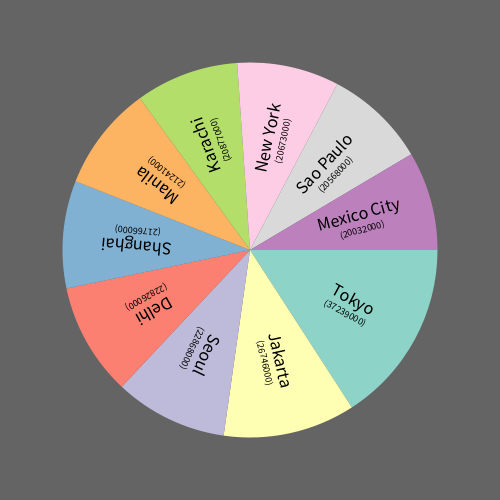
Frame 1 (no input)
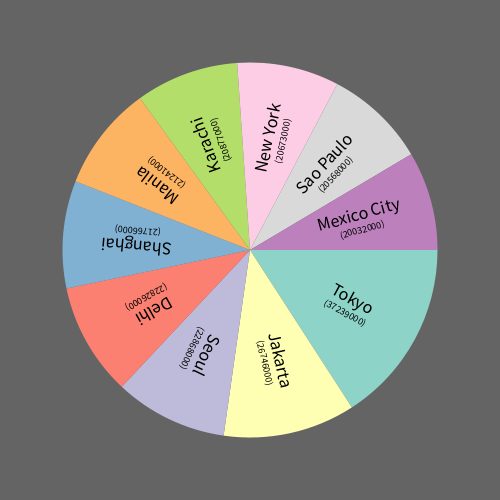
Frame 60 (the mouse pressed at the canvas centre just before this capture)
Frame 120 (the mouse held since frame 60 and released just before this capture): identical to frame 60, image omitted

The Processing sketch that drew these frames (run headless with seeded random() and noise(); from frame 60 on, the mouse is pressed at the canvas centre):

// Processing sketch: assignment4b
// ── assignment4b.pde


color bgColor;

String[] nameArray;
int[] populationArray;
float[] radiusArray;

color[] palletArray;

float total = 0.0;

float pieWidth;
float pieHeight;

float pieCenterX;
float pieCenterY;

void setup(){
  
  size(500, 500);
  smooth();
  
  bgColor = color(100);
  
  palletArray = new color[] {#8dd3c7, #ffffb3, #bebada, #fb8072, #80b1d3, #fdb462, #b3de69, #fccde5, #d9d9d9, #bc80bd};
  
  nameArray = new String [] {"Tokyo", "Jakarta", "Seoul",
                           "Delhi", "Shanghai", "Manila",
                           "Karachi", "New York", "Sao Paulo",
                           "Mexico City"};
  
  populationArray = new int []{37239000, 26746000, 22868000,
                          22826000, 21766000, 21241000,
                          20877000,20673000, 20568000,
                          20032000};
                          
  total = 0.0;
  for(int i = 0; i < populationArray.length; i++){
    total += populationArray[i];
  }
  
  pieWidth = width * 0.75;
  pieHeight = height * 0.75;
  
  pieCenterX = width * 0.5;
  pieCenterY = height * 0.5;
  
  noStroke();
  textAlign(CENTER);
  
}

void draw(){

  background(bgColor);
  
  float sliceSize = 0.0;
  float startAngle = 0.0;
  float endAngle = 0.0;
  
  float value = 0.0;
  for(int i = 0; i < populationArray.length; i++){
    
    value = populationArray[i];
    sliceSize = map(value, 0, total, 0, 360);
    endAngle = startAngle + sliceSize;
    
    //draw pie slice
    fill(palletArray[i]);
    arc(pieCenterX, pieCenterY, pieWidth, pieHeight, radians(startAngle), radians(endAngle));
    
    fill(#000000);
    
    pushMatrix();
    
    translate(pieCenterX, pieCenterY);
    rotate(radians(startAngle + (sliceSize * 0.5))) ;
    translate((pieWidth * 0.3), 0);
    
    //draw item label
    textSize(18);
    text(nameArray[i], 0, 0);
    
    translate(0, textAscent());
    
    //draw value label
    textSize(10);
    text("(" + populationArray[i] + ")", 0, 0);
    
    popMatrix();
    
    startAngle = endAngle;
  }
}
